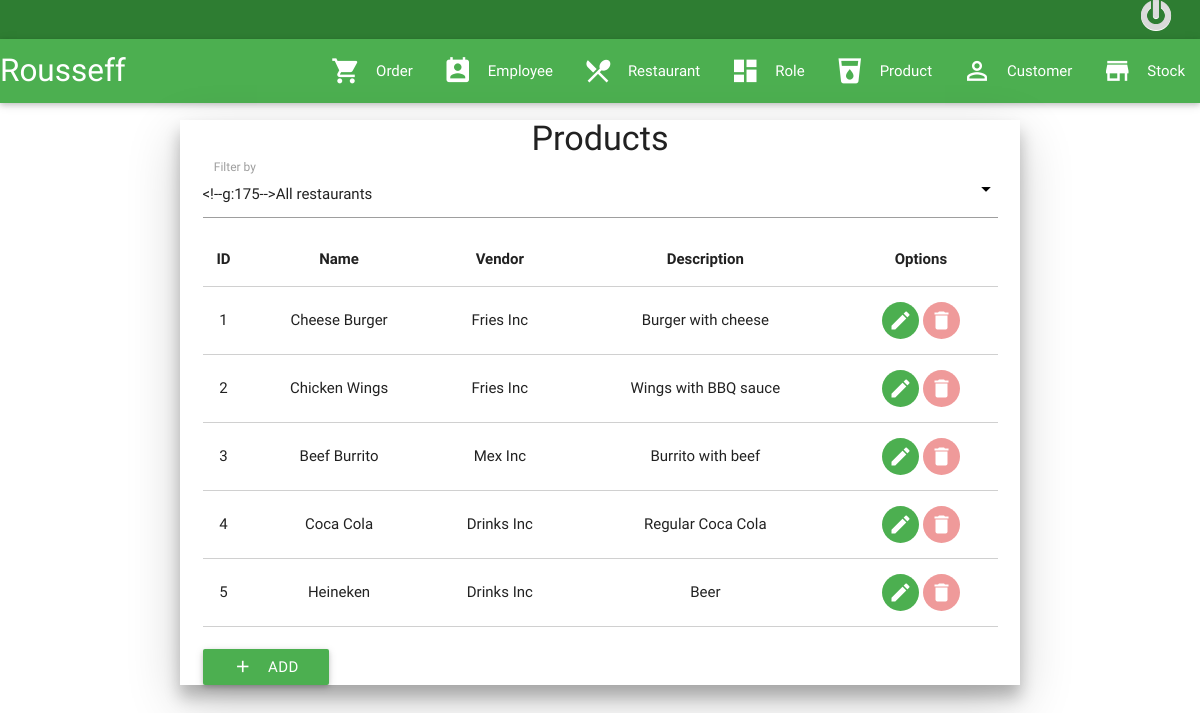
The page /view/product.php (signed in) on the database its author committed.
### tables this page shows
CREATE TABLE IF NOT EXISTS `stock` (
  `stockId` INT(11) NOT NULL AUTO_INCREMENT,
  `productId` INT(11) NOT NULL,
  `restaurantId` INT(11) NOT NULL,
  `stockQuantity` INT(11) NOT NULL DEFAULT 0,
  `stockSaleTaxRate` DECIMAL(10,2) NOT NULL,
  `stockProductBuyPrice` DECIMAL(10,2) NOT NULL,
  `stockProductPrice` DECIMAL(10,2) NOT NULL,
  PRIMARY KEY (`stockId`, `restaurantId`, `productId`),
  CONSTRAINT `FK_stock_productId`
    FOREIGN KEY (`productId`)
    REFERENCES `product` (`productId`)
    ON DELETE NO ACTION
    ON UPDATE NO ACTION,
  CONSTRAINT `FK_stock_restaurantId`
    FOREIGN KEY (`restaurantId`)
    REFERENCES `restaurant` (`restaurantId`)
    ON DELETE NO ACTION
    ON UPDATE NO ACTION);

CREATE TABLE IF NOT EXISTS `product` (
  `productId` INT(11) NOT NULL AUTO_INCREMENT,
  `productName` VARCHAR(70) NOT NULL,
  `productVendor` VARCHAR(50) NOT NULL,
  `productDescription` TEXT NOT NULL,
  `productDeleted` BINARY NOT NULL DEFAULT 0,
  PRIMARY KEY (`productId`));

### mapper/productMapper.php (called while the page is built, shortened)
<?php
	include_once DIR_BASE . "dataaccess/productDA.php";
	class ProductMapper
	{
		private $productDAO;
		private $restaurantMapper;
		function ProductMapper()
		{
			$this->productDAO = new ProductDA();
			$this->restaurantMapper = new RestaurantMapper();
		}
		public function getProducts($restaurantId = null, $id = null, $group = true, $connection = null)
		{
			$productRet = [];
			$products = $this->productDAO->getProducts($restaurantId, $id, $group, $connection);
			foreach ($products as $product)
			{
				array_push($productRet, $this->createProduct($product));
			}
			return $productRet;
		}
		public function createProduct($product)
		{
			$prod = new Product();
			$prod->id = $product['productId'];
			$prod->name = $product['productName'];
			$prod->vendor = $product['productVendor'];
			$prod->description = $product['productDescription'];
			$prod->buyPrice = $product['stockProductBuyPrice'];
			$prod->price = $product['stockProductPrice'];
			$prod->restaurant = $this->restaurantMapper->createRestaurant($product);
			$prod->quantityInStock = $product['stockQuantity'];
			$prod->saleTaxRate = $product['stockSaleTaxRate'];
			return $prod;
		}
	}

### dataaccess/productDA.php (called while the page is built, shortened)
<?php
	class ProductDA extends BaseDB
	{
		private $conn;
		function ProductDA()
		{
			$this->conn = parent::connectDatabase();
		}
		public function getProducts($restaurantId = null, $id = null, $group = true, $connection = null)
		{
			if($connection == null)
				$connection = $this->conn;
			try
			{
			  	$sql = 'SELECT
							`vwproduct`.*,
							`stock`.`stockId`,
							`stock`.`stockQuantity`,
							`stock`.`stockSaleTaxRate`,
							`stock`.`stockProductBuyPrice`,
							`stock`.`stockProductPrice`,
							`vwrestaurant`.*
						FROM
							`vwproduct`
							LEFT JOIN
							`stock`
							ON `vwproduct`.`productId` = `stock`.`productId`
							LEFT JOIN
							`vwrestaurant`
							ON `stock`.`restaurantId` = `vwrestaurant`.`restaurantId`';
				if($group)
					$sql .= ' GROUP BY
	 							`vwproduct`.`productId` ';
			    $prep = $connection->prepare($sql);
			    $prep->execute();
			    return $prep->fetchAll();
			}
			catch (PDOException $e)
			{
			    $error = 'Error fetching product: ' . $e->getMessage();
			    die($error);
			    exit();
			}
		}
	}

### business/productBS.php (called while the page is built, shortened)
<?php
	include_once DIR_BASE . "mapper/productMapper.php";
	class ProductBS
	{
		private $productMapper = null;
		function ProductBS()
		{
			$this->productMapper = new ProductMapper();
		}
		public function getProducts($restaurantId = null, $id = null, $group = true, $connection = null)
		{
			return $this->productMapper->getProducts($restaurantId, $id, $group, $connection);
		}
	}

### view/product.php (the view, shortened to what this page needs)
<?php
	include_once DIR_BASE . "business/productBS.php";
	$productBS = new ProductBS();
	$deleteUrl = 'product';
	if (isset($_POST['add']))
	{
		$product = new Product();
		$action	= 'addform';
		include 'product.form.php';
		exit();
	}
	elseif (isset($_POST['action']) and $_POST['action'] == 'iedit')
	{
		$product = $productBS->getProducts(null, $_POST['id'])[0];
		$action	= 'editform';
		include 'product.form.php';
		exit();
	}
	elseif (isset($_POST['action']) and $_POST['action'] == 'idelete')
	{
		echo "entrou no test";
		$error = $productBS->deleteProduct($_POST['id']);
		mainPage();
	}
	elseif (isset($_POST['get']) and $_POST['get'] == 'table')
	{
		$resturantId = $_POST['restaurantId'] > 0 ? $_POST['restaurantId'] : null;
		$products = $productBS->getProducts($resturantId);
		echo createTableBody($products);
	}
	else
	{
		mainPage();
	}
	function mainPage()
	{
		global $productBS, $products, $restaurantBS, $restaurants, $error, $deleteMsg, $deleteUrl;
		$products = $productBS->getProducts();
		$tableBody = createTableBody($products);
		include 'product.html.php';
	}
	function createTableBody($products)
	{
		$tableBody = '';
		global $deleteMsg, $deleteUrl;
		foreach ($products as $product)
		{
			$tableBody .= '
				<td class="center-align">' . $product->id . '</td>
				<td class="center-align">' . $product->name . '</td>
				<td class="center-align">' . $product->vendor . '</td>
				<td class="center-align">' . $product->description . '</td>
				<td class="center-align">
					<form action="?" method="post" id="mainForm">
						<div>
							<input type="hidden" name="id" value="' .  $product->id . '">
							<button class="btn-floating btn-flat waves-effect waves-light green tooltipped" data-position="top" data-delay="15" data-tooltip="Edit Product" type="submit" name="action" value="iedit">
    							<i class="mdi-editor-mode-edit"></i>
  							</button>
  							<button class="btn-floating btn-flat waves-effect waves-light red lighten-3 tooltipped" data-position="top" data-delay="15" data-tooltip="Delete Product" type="button" onclick="callDeleteRoutine(' .$deleteUrl.'.php'.', '.$product->id.')" name="delete" value="idelete">
  							    <i class="mdi-action-delete"></i>
  							</button>
						</div>
					</form>
				</td>
			</tr>';
		}
		return $tableBody;
	}

### rows shown on the page
stock: productId.productId "1", productId.productName "Cheese Burger", productId.productVendor "Fries Inc", productId.productDescription "Burger with cheese"
stock: productId.productId "2", productId.productName "Chicken Wings", productId.productVendor "Fries Inc", productId.productDescription "Wings with BBQ sauce"
stock: productId.productId "3", productId.productName "Beef Burrito", productId.productVendor "Mex Inc", productId.productDescription "Burrito with beef"
stock: productId.productId "4", productId.productName "Coca Cola", productId.productVendor "Drinks Inc", productId.productDescription "Regular Coca Cola"
stock: productId.productId "5", productId.productName "Heineken", productId.productVendor "Drinks Inc", productId.productDescription "Beer"
